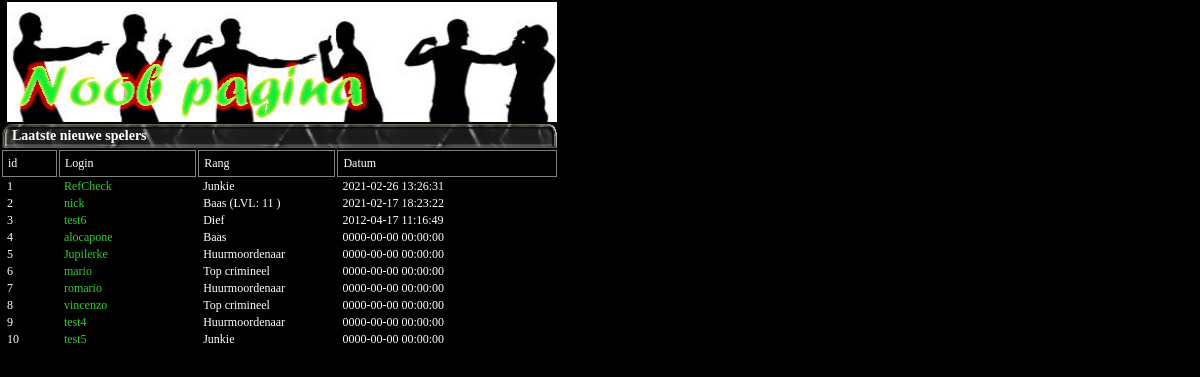
Page /laatste_spelers.php on the committed database.
### tables this page shows
CREATE TABLE `leden` (
  `id` int(11) NOT NULL,
  `login` varchar(20) NOT NULL,
  `wachtwoord` varchar(64) NOT NULL,
  `email` varchar(60) NOT NULL,
  `ip` varchar(32) NOT NULL,
  `activated` varchar(11) NOT NULL,
  `land` int(2) NOT NULL DEFAULT 1,
  `leven` int(3) NOT NULL DEFAULT 100,
  `status` varchar(6) NOT NULL DEFAULT 'levend',
  `online` datetime DEFAULT NULL,
  `geslacht` int(1) NOT NULL DEFAULT 0,
  `datumdood` datetime DEFAULT NULL,
  `rang` int(2) NOT NULL DEFAULT 0,
  `rangvordering` decimal(5,2) NOT NULL DEFAULT 0.00,
  `killskill` int(5) NOT NULL DEFAULT 0,
  `vervoer` int(1) NOT NULL DEFAULT 1,
  `wapen` int(1) NOT NULL DEFAULT 0,
  `verdediging` int(1) NOT NULL DEFAULT 0,
  `bodyguards` int(1) NOT NULL DEFAULT 0,
  `kogels` float NOT NULL DEFAULT 500,
  `cash` varchar(12) NOT NULL DEFAULT '5000',
  `bank` int(10) NOT NULL DEFAULT 25000,
  `familie` int(9) NOT NULL DEFAULT 0,
  `familierang` int(1) NOT NULL DEFAULT 0,
  `level` int(1) NOT NULL DEFAULT 0,
  `ban` int(1) NOT NULL DEFAULT 0,
  `krassen` int(2) NOT NULL DEFAULT 50,
  `kills` int(3) NOT NULL DEFAULT 0,
  `sniper` int(1) NOT NULL DEFAULT 0,
  `bazooka` int(1) NOT NULL DEFAULT 0,
  `minigun` int(1) NOT NULL DEFAULT 0,
  `antibazooka` int(1) NOT NULL DEFAULT 0,
  `antisniper` int(1) NOT NULL DEFAULT 0,
  `geregistreerd` datetime NOT NULL DEFAULT current_timestamp(),
  `vip` int(1) NOT NULL DEFAULT 0,
  `vipCoins` int(3) NOT NULL DEFAULT 0,
  `banner` int(1) NOT NULL DEFAULT 1,
  `mini_banner` int(1) NOT NULL DEFAULT 1,
  `profiel_info` varchar(1000) NOT NULL DEFAULT 'Geen informatie opgegeven',
  `profiel_pic` varchar(100) NOT NULL DEFAULT 'images/system/noimage.jpeg',
  `wiet` int(9) NOT NULL DEFAULT 0,
  `hasj` int(9) NOT NULL DEFAULT 0,
  `xtc` int(9) NOT NULL DEFAULT 0,
  `coke` int(9) NOT NULL DEFAULT 0
);

### SYSTEM_CONFIGURATION.php (called while the page is built, shortened)
<?php
$SYSTEM_STYLE = "1";
$gameRangen = array("Lozer","Junkie","Dief","Dealer","Thug","Associate","Crimineel","Top crimineel","Lokale baas","Huurmoordenaar","Baas");
?>

### laatste_spelers.php (the view, shortened to what this page needs)
<?php
include("config.php");
include("SYSTEM_CONFIGURATION.php");
$speler1 = mysqli_query($con,"SELECT * FROM leden WHERE ban='0' AND status='levend' ORDER BY geregistreerd DESC LIMIT 0,10");
?>
<link href="stijl<?php echo $SYSTEM_STYLE; ?>.css" type="text/css" rel="stylesheet" />
<table width="550px" colspan="4" class="inhoud_table">
<?php
if(isset($_SESSION['id'])){
	if($spelerInfo->mini_banner == 1){
	echo "
	<tr>
		<td colspan='4' class='table_mainTxt'><img src='images/headers/noobs.jpg' width='550px' height='120px' alt='nieuwelingen pic' /></td>
	</tr>";
	}
} else {
	echo "
	<tr>
		<td colspan='4' class='table_mainTxt'><img src='images/headers/noobs.jpg' width='550px' height='120px' alt='nieuwelingen pic' /></td>
	</tr>";
}
?>
	<tr>
			<td class='table_subTitle' colspan='4'>Laatste nieuwe spelers</td>
	</tr>
	<tr>
		<td class="table_mainTxt outline padding_5" width="10%" colspan="1">id</td>
		<td class="table_mainTxt outline padding_5" width="25%" colspan="1">Login</td>
		<td class="table_mainTxt outline padding_5" width="25%" colspan="1">Rang</td>
		<td class="table_mainTxt outline padding_5" width="40%" colspan="1">Datum</td>
	</tr>
<?php
	$i = 1;
	while($spelerList = mysqli_fetch_object($speler1)){
		$spelerrang = "";
		if($spelerList->rang > count($gameRangen)-1){
			$spelerrang = $gameRangen[count($gameRangen)-1] . " (LVL: " . $spelerList->rang . " )";
		} else {
			$spelerrang = $gameRangen[$spelerList->rang];
		}
		print"
		<tr>
			<td class='table_mainTxt'>" . $i . "</td>
			<td class='table_mainTxt'><a href='speler_profiel.php?x=" . $spelerList->id . "'>" . $spelerList->login . "</a></td>
			<td class='table_mainTxt'>" . $spelerrang . "</td>
			<td class='table_mainTxt'>" . $spelerList->geregistreerd . "</td>
		</tr>
		";
		$i++;
	}
?>
</table>

### stijl1.css (style rules this page uses)
* { margin:0px; padding:0px; border:0px; outline:0px; }
body a { text-decoration:none; color:limegreen; }
.outline { border:1px solid gray; }
.inhoud_table { background-color:black; }
.table_subTitle { background: url("images/subtitle_bg.gif"); background-size:100%; color:white; font-weight:bold; font-size:14px; padding:2px 10px; line-height:20px; }
.table_mainTxt { background-color:black; color:white; font-size:12px; padding-left:5px; }
.padding_5 { padding:5px; }

### rows in the picture
leden: login "RefCheck", rang "Junkie", geregistreerd "2021-02-26 13:26:31"
leden: login "nick", rang "Baas (LVL: 11 )", geregistreerd "2021-02-17 18:23:22"
leden: login "test6", rang "Dief", geregistreerd "2012-04-17 11:16:49"
leden: login "alocapone", rang "Baas", geregistreerd "0000-00-00 00:00:00"
leden: login "Jupilerke", rang "Huurmoordenaar", geregistreerd "0000-00-00 00:00:00"
leden: login "mario", rang "Top crimineel", geregistreerd "0000-00-00 00:00:00"
leden: login "romario", rang "Huurmoordenaar", geregistreerd "0000-00-00 00:00:00"
leden: login "vincenzo", rang "Top crimineel", geregistreerd "0000-00-00 00:00:00"
leden: login "test4", rang "Huurmoordenaar", geregistreerd "0000-00-00 00:00:00"
leden: login "test5", rang "Junkie", geregistreerd "0000-00-00 00:00:00"
